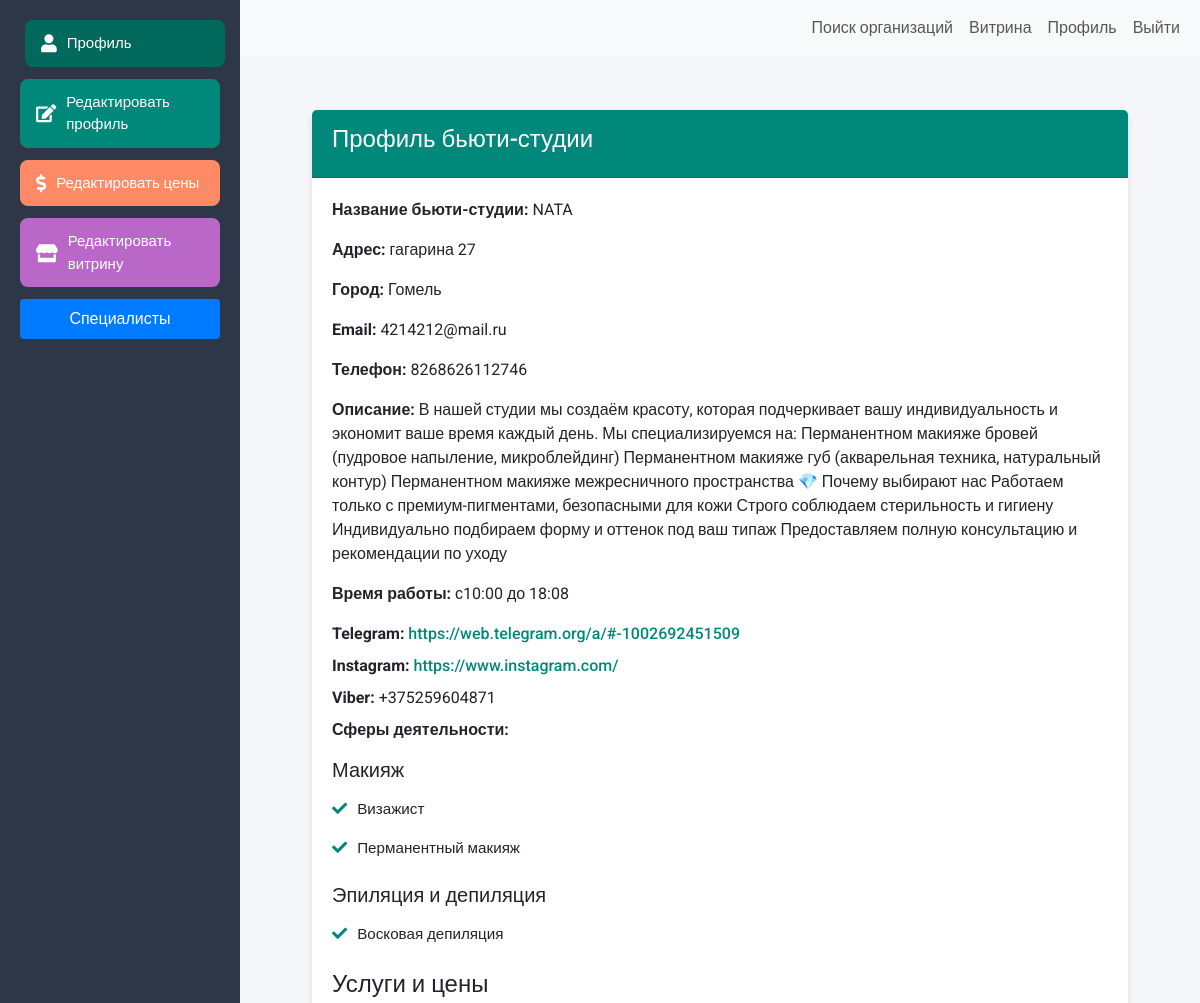
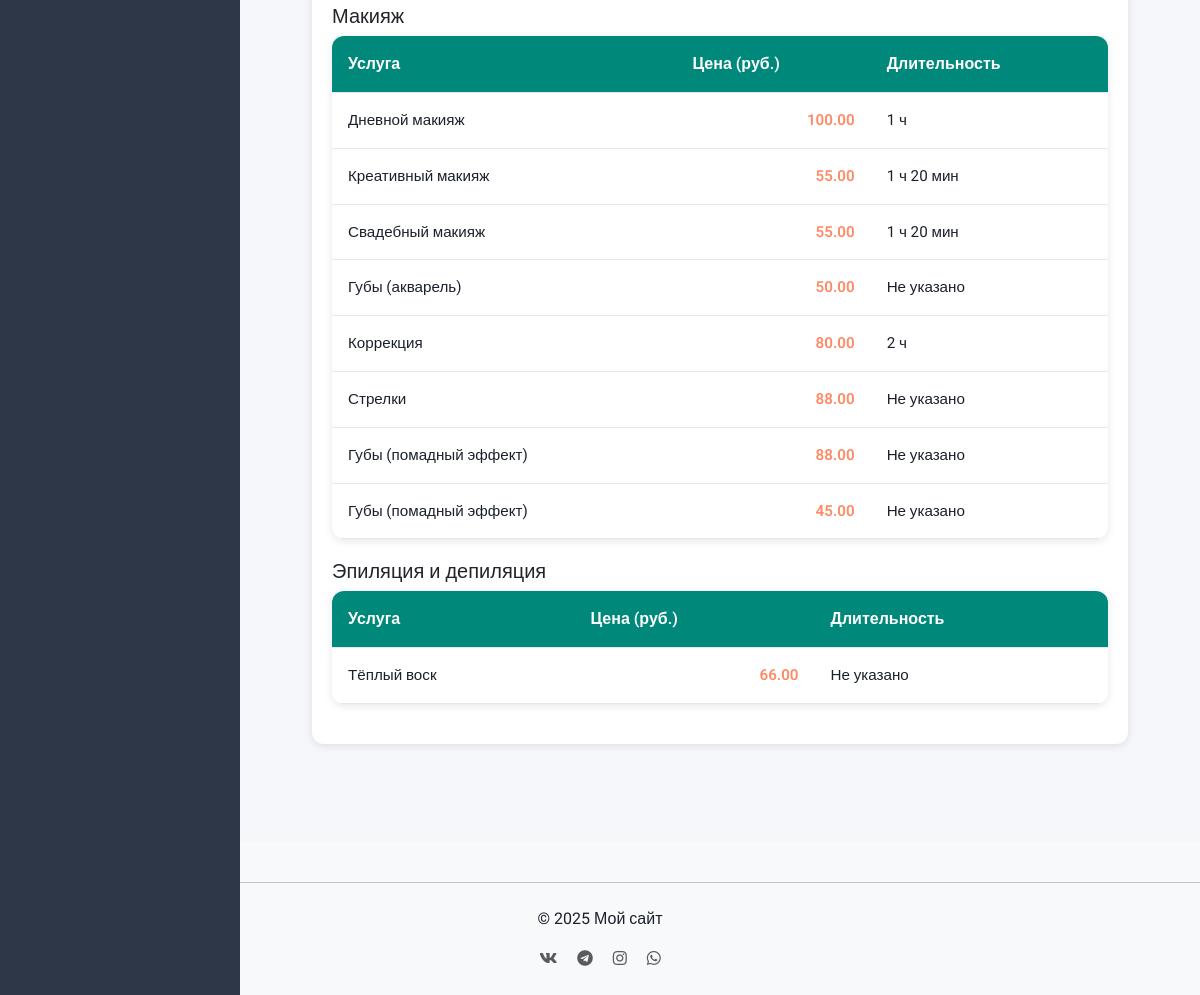
/accounts/profile/ (signed in), run on the app's committed database (2 pictures, top to bottom).
### accounts/models.py (models this page shows, shortened)
class WorkshopProfile(models.Model):
    user = models.OneToOneField(User, on_delete=models.CASCADE)
    workshop_name = models.CharField(max_length=100, verbose_name='Название бьюти-студии')
    workshop_address = models.CharField(max_length=255, verbose_name='Адрес')
    phone = models.CharField(max_length=20, verbose_name='Телефон бьюти-студии')
    city = models.CharField(max_length=100, blank=True, verbose_name='Город')
    activity_area = models.ManyToManyField(ActivityArea, verbose_name='Сферы деятельности')
    description = models.TextField(blank=True, verbose_name='Описание')
    working_hours = models.CharField(max_length=255, blank=True, verbose_name='Время работы')
    class Meta:
        verbose_name = 'Профиль бьюти-студии'
        verbose_name_plural = 'Профили бьюти-студий'

class ActivityArea(models.Model):
    CATEGORY_CHOICES = [
        ('hair', 'Уход за волосами'),
        ('nails', 'Ногтевой сервис'),
        ('cosmetology', 'Косметология'),
        ('makeup', 'Макияж'),
        ('brows_lashes', 'Уход за бровями и ресницами'),
        ('epilation', 'Эпиляция и депиляция'),
        ('body', 'Массаж и уход за телом'),
        ('tattoo_piercing', 'Тату и пирсинг'),
        ('styling', 'Стилистика и имидж'),
        ('kids', 'Детская бьюти-сфера'),
        ('alternative', 'Альтернативные направления'),
        ('education', 'Обучение и менторство'),
    ]
    name = models.CharField(max_length=100, verbose_name='Название')
    code = models.CharField(max_length=30, unique=True, verbose_name='Код')
    category = models.CharField(max_length=30, choices=CATEGORY_CHOICES, verbose_name='Категория')
    class Meta:
        verbose_name = 'Сфера деятельности'
        verbose_name_plural = 'Сферы деятельности'
    def __str__(self):
        return self.name

class ServicePrice(models.Model):
    workshop = models.ForeignKey(WorkshopProfile, on_delete=models.CASCADE, related_name='service_prices')
    activity_area = models.ForeignKey(ActivityArea, on_delete=models.CASCADE, verbose_name='Сфера деятельности')
    service_name = models.CharField(max_length=100, verbose_name='Название услуги')
    price = models.DecimalField(max_digits=10, decimal_places=2, verbose_name='Цена')
    duration = models.CharField(max_length=50, blank=True, verbose_name='Длительность')
    class Meta:
        verbose_name = 'Цена услуги'
        verbose_name_plural = 'Цены услуг'

### showcase/models.py (models this page shows, shortened)
class Showcase(models.Model):
    workshop = models.OneToOneField(WorkshopProfile, on_delete=models.CASCADE, related_name='showcase')
    cover_photo = models.ImageField(upload_to='showcase/covers/', blank=True, null=True, verbose_name='Фото главной страницы')
    viber = models.CharField(max_length=255, blank=True, verbose_name='Viber (номер или ссылка)')
    telegram = models.CharField(max_length=255, blank=True, verbose_name='Telegram (username или ссылка)')
    instagram = models.CharField(max_length=255, blank=True, verbose_name='Instagram (username или ссылка)')
    created_at = models.DateTimeField(auto_now_add=True)
    updated_at = models.DateTimeField(auto_now=True)
    class Meta:
        verbose_name = 'Витрина'
        verbose_name_plural = 'Витрины'

### accounts/views.py (the view)
# urls.py: path('profile/', views.profile_view, name='profile'),
@login_required
def profile_view(request):
    client_profile = None
    workshop_profile = None
    is_client = False
    is_workshop = False
    grouped_activities = {}
    client_form = None
    workshop_form = None
    formset = None
    showcase_form = None
    upload_form = None
    showcase = None
    gallery = None
    grouped_prices = OrderedDict()
    try:
        client_profile = request.user.clientprofile
        is_client = True
        client_form = ClientProfileForm(instance=client_profile, initial={'email': request.user.email})
    except ClientProfile.DoesNotExist:
        try:
            workshop_profile = request.user.workshopprofile
            is_workshop = True
            workshop_form = WorkshopProfileForm(instance=workshop_profile, initial={'email': request.user.email})
            json_path = finders.find('services.json')
            if not json_path:
                logger.error("Файл services.json не найден")
                return JsonResponse({'success': False, 'errors': 'Service list not found.'}, status=500) if request.headers.get('X-Requested-With') == 'XMLHttpRequest' else redirect('accounts:profile')
            try:
                with open(json_path, 'r', encoding='utf-8') as f:
                    services_data = json.load(f)
                service_map = {item['code']: item['works'] for item in services_data}
            except json.JSONDecodeError as e:
                logger.error(f"Ошибка декодирования services.json: {str(e)}")
                return JsonResponse({'success': False, 'errors': 'Invalid services.json format.'}, status=500) if request.headers.get('X-Requested-With') == 'XMLHttpRequest' else redirect('accounts:profile')
            activity_codes = {str(area.id): area.code for area in workshop_profile.activity_area.all()}
            formset = ServicePriceFormSet(
                queryset=ServicePrice.objects.filter(workshop=workshop_profile),
                form_kwargs={'workshop': workshop_profile}
            )
            CATEGORY_TRANSLATIONS = {
                'hair': 'Уход за волосами',
                'nails': 'Ногтевой сервис',
                'cosmetology': 'Косметология',
                'makeup': 'Макияж',
                'brows_lashes': 'Уход за бровями и ресницами',
                'epilation': 'Эпиляция и депиляция',
                'body': 'Массаж и уход за телом',
                'tattoo_piercing': 'Тату и пирсинг',
                'styling': 'Стилистика и имидж',
                'kids': 'Детская бьюти-сфера',
                'alternative': 'Альтернативные направления',
                'education': 'Обучение и менторство'
            }
            grouped_activities = OrderedDict()
            for activity in workshop_profile.activity_area.all():
                cat = CATEGORY_TRANSLATIONS.get(activity.category, activity.get_category_display())
                grouped_activities.setdefault(cat, []).append(activity)
            prices = ServicePrice.objects.filter(workshop=workshop_profile)
            for price in prices:
                cat = CATEGORY_TRANSLATIONS.get(price.activity_area.category, price.activity_area.get_category_display())
                grouped_prices.setdefault(cat, []).append(price)
            showcase, created = Showcase.objects.get_or_create(workshop=workshop_profile)
            showcase_form = ShowcaseForm(instance=showcase)
            upload_form = GalleryImageForm()
            gallery = showcase.gallery_images.all()
        except WorkshopProfile.DoesNotExist:
            pass
    return render(request, 'accounts/profile.html', {
        'client_profile': client_profile,
        'workshop_profile': workshop_profile,
        'is_client': is_client,
        'is_workshop': is_workshop,
        'grouped_activities': grouped_activities,
        'user': request.user,
        'client_form': client_form,
        'workshop_form': workshop_form,
        'formset': formset,
        'service_map': service_map if is_workshop else {},
        'activity_codes': activity_codes if is_workshop else {},
        'showcase_form': showcase_form,
        'upload_form': upload_form,
        'showcase': showcase,
        'gallery': gallery,
        'grouped_prices': grouped_prices
    })

### accounts/templates/accounts/profile.html (shortened to what this page needs)
{% extends "base.html" %}
{% load static crispy_forms_tags format_duration %}
{% block content %}
<div class="dashboard-container">
  <div class="sidebar">
    <a href="#" class="profile-btn active" data-section="profile-details"><i class="fas fa-user"></i> Профиль</a>
    <a href="#" class="profile-btn" data-section="edit-profile"><i class="fas fa-edit"></i> Редактировать профиль</a>
    {% if is_workshop %}
      <a href="#" class="prices-btn" data-section="edit-prices"><i class="fas fa-dollar-sign"></i> Редактировать цены</a>
      <a href="#" class="showcase-btn" data-section="edit-showcase"><i class="fas fa-store"></i> Редактировать витрину</a>
    {% endif %}
    {% if is_workshop %}
    <button onclick="window.location.href='{% url 'booking:owner_specialists_list' %}'">Специалисты</button>
    {% endif %}
  </div>
  <div class="profile-container">
    <div id="profile-details" class="content-section active">
      {% if is_client %}
        <div class="card">
          <div class="card-header">
            <h4>Профиль клиента</h4>
          </div>
          <div class="card-body">
            <p class="profile-name"><strong>Имя:</strong> {{ client_profile.name|default:user.username }}</p>
            <p class="profile-email"><strong>Email:</strong> {{ user.email }}</p>
            <p class="profile-phone"><strong>Телефон:</strong> {{ client_profile.phone }}</p>
            <p class="profile-city"><strong>Город:</strong> {{ client_profile.city|default:"Не указано" }}</p>
            {% if is_client %}
<a href="{% url 'booking:client_my_appointments' %}">Мои записи</a>
{% endif %}
          </div>
        </div>
      {% elif is_workshop %}
        <div class="card">
          <div class="card-header">
            <h4>Профиль бьюти-студии</h4>
          </div>
          <div class="card-body">
            <p class="profile-workshop-name"><strong>Название бьюти-студии:</strong> {{ workshop_profile.workshop_name }}</p>
            <p class="profile-workshop-address"><strong>Адрес:</strong> {{ workshop_profile.workshop_address }}</p>
            <p class="profile-city"><strong>Город:</strong> {{ workshop_profile.city|default:"Не указано" }}</p>
            <p class="profile-email"><strong>Email:</strong> {{ user.email }}</p>
            <p class="profile-phone"><strong>Телефон:</strong> {{ workshop_profile.phone }}</p>
            <p class="profile-description"><strong>Описание:</strong> {{ workshop_profile.description|default:"Не указано" }}</p>
            <p class="profile-working-hours"><strong>Время работы:</strong> {{ workshop_profile.working_hours|default:"Не указано" }}</p>
            {% if workshop_profile.showcase %}
              <div class="social-links mt-3">
                {% if workshop_profile.showcase.telegram %}
                  <p class="telegram">
                    <strong>Telegram:</strong>
                    {% if workshop_profile.showcase.telegram|slice:":4" == "http" %}
                      <a href="{{ workshop_profile.showcase.telegram }}" target="_blank" rel="noopener">{{ workshop_profile.showcase.telegram }}</a>
                    {% else %}
                      <a href="https://t.me/{{ workshop_profile.showcase.telegram|urlencode }}" target="_blank" rel="noopener">{{ workshop_profile.showcase.telegram }}</a>
                    {% endif %}
                  </p>
                {% endif %}
                {% if workshop_profile.showcase.instagram %}
                  <p class="instagram">
                    <strong>Instagram:</strong>
                    {% if workshop_profile.showcase.instagram|slice:":4" == "http" %}
                      <a href="{{ workshop_profile.showcase.instagram }}" target="_blank" rel="noopener">{{ workshop_profile.showcase.instagram }}</a>
                    {% else %}
                      <a href="https://instagram.com/{{ workshop_profile.showcase.instagram|urlencode }}" target="_blank" rel="noopener">{{ workshop_profile.showcase.instagram }}</a>
                    {% endif %}
                  </p>
                {% endif %}
                {% if workshop_profile.showcase.viber %}
                  <p class="viber">
                    <strong>Viber:</strong>
                    {% if workshop_profile.showcase.viber|slice:":6" == "viber:" or workshop_profile.showcase.viber|slice:":4" == "http" %}
                      <a href="{{ workshop_profile.showcase.viber }}" target="_blank" rel="noopener">{{ workshop_profile.showcase.viber }}</a>
                    {% else %}
                      {{ workshop_profile.showcase.viber }}
                    {% endif %}
                  </p>
                {% endif %}
              </div>
            {% endif %}
            <p><strong>Сферы деятельности:</strong></p>
            {% if grouped_activities %}
              {% for category, activities in grouped_activities.items %}
                <h5>{{ category }}</h5>
                <ul class="activity-list">
                  {% for activity in activities %}
                    <li>{{ activity.name }}</li>
                  {% endfor %}
                </ul>
              {% endfor %}
            {% else %}
              <p>Не указано</p>
            {% endif %}
            <h4>Услуги и цены</h4>
            {% if workshop_profile.service_prices.exists %}
              {% for category, prices in grouped_prices.items %}
                <h5>{{ category }}</h5>
                <table class="price-table">
                  <thead>
                    <tr>
                      <th>Услуга</th>
                      <th>Цена (руб.)</th>
                      <th>Длительность</th>
                    </tr>
                  </thead>
                  <tbody>
                    {% for price in prices %}
                      <tr>
                        <td>{{ price.service_name }}</td>
                        <td class="price-cell">{{ price.price }}</td>
                        <td>{{ price.duration|format_duration|default:"Не указано" }}</td>
                      </tr>
                    {% endfor %}
                  </tbody>
                </table>
              {% endfor %}
            {% else %}
              <p>Цены на услуги не указаны.</p>
            {% endif %}
          </div>
        </div>
      {% else %}
        <p class="text-center">Профиль не найден.</p>
      {% endif %}
    </div>
  </div>
</div>
<link rel="stylesheet" href="https://cdnjs.cloudflare.com/ajax/libs/font-awesome/5.15.4/css/all.min.css">
{% endblock %}

### data on the page
WorkshopProfile: workshop_name "NATA", workshop_address "гагарина 27", city "Гомель", phone "8268626112746", description "В нашей студии мы создаём красоту, которая подчеркивает вашу индивидуальность и экономит ваше время каждый день. Мы специализируемся на: Перманентном макияже бровей (пудровое напыление, микроблейдинг) Перманентном макияже губ (акварельная техника, натуральный контур) Перманентном макияже межресничного пространства 💎 Почему выбирают нас Работаем только с премиум-пигментами, безопасными для кожи Строго соблюдаем стерильность и гигиену Индивидуально подбираем форму и оттенок под ваш типаж Предоставляем полную консультацию и рекомендации по уходу", working_hours "с10:00 до 18:08", showcase.telegram "https://web.telegram.org/a/#-1002692451509", showcase.instagram "https://www.instagram.com/", showcase.viber "+375259604871"
ActivityArea: category "Макияж", name "Визажист"
ActivityArea: name "Перманентный макияж"
ActivityArea: category "Эпиляция и депиляция", name "Восковая депиляция"
ServicePrice: category "Макияж", service_name "Дневной макияж", price "100.00", duration "1 ч"
ServicePrice: service_name "Креативный макияж", price "55.00", duration "1 ч 20 мин"
ServicePrice: service_name "Свадебный макияж", price "55.00", duration "1 ч 20 мин"
ServicePrice: service_name "Губы (акварель)", price "50.00", duration "Не указано"
ServicePrice: service_name "Коррекция", price "80.00", duration "2 ч"
ServicePrice: service_name "Стрелки", price "88.00", duration "Не указано"
ServicePrice: service_name "Губы (помадный эффект)", price "88.00", duration "Не указано"
ServicePrice: service_name "Губы (помадный эффект)", price "45.00", duration "Не указано"
ServicePrice: category "Эпиляция и депиляция", service_name "Тёплый воск", price "66.00", duration "Не указано"

### other printed values
{{ user.email }} "4214212@mail.ru"
